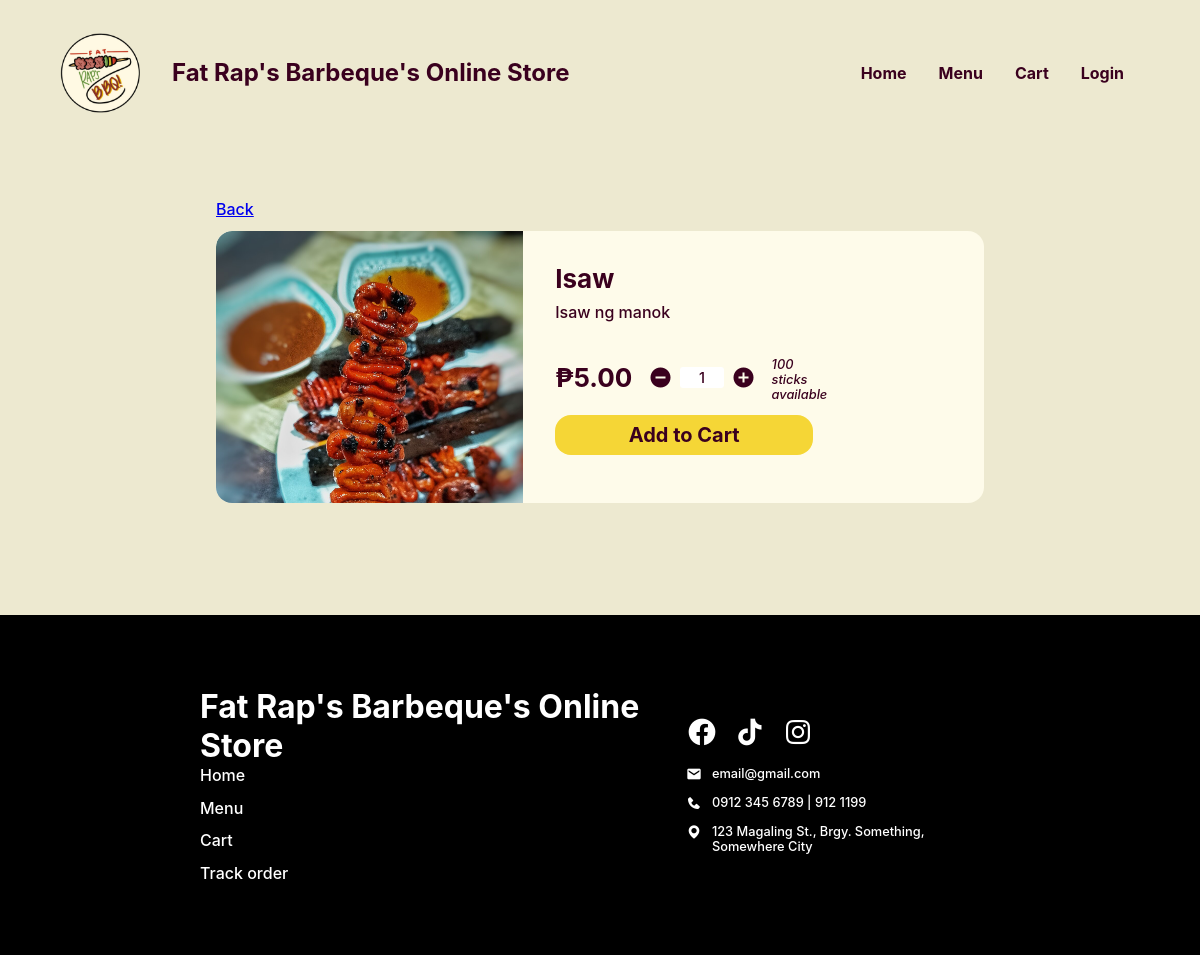
/Website/product-info.php?FOOD_ID=9, run on an earlier commit of the app's database.
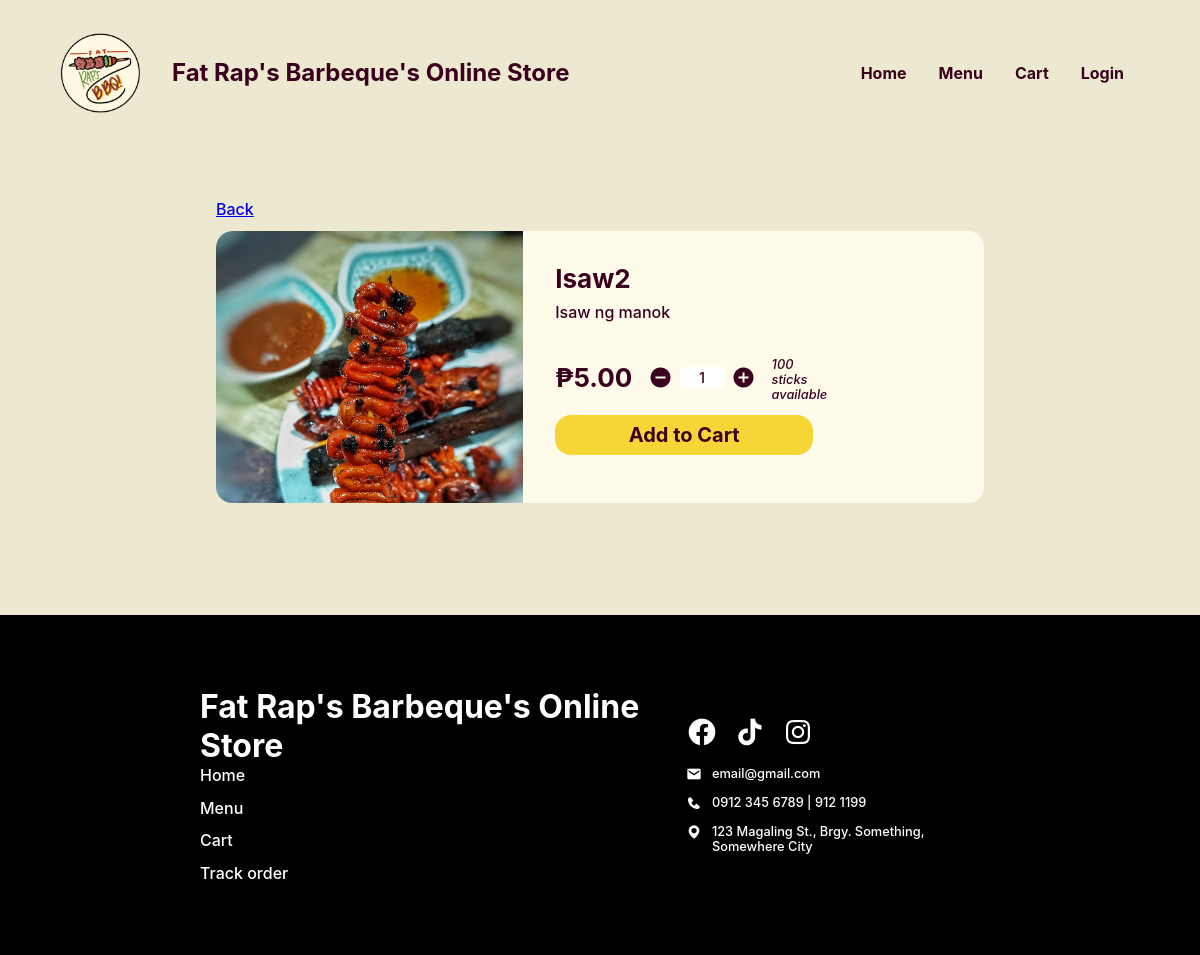
And on a later commit of the database.
### tables this page shows
CREATE TABLE `food` (
  `FOOD_ID` int(18) UNSIGNED NOT NULL,
  `CTGY_ID` int(18) NOT NULL,
  `FOOD_NAME` varchar(20) NOT NULL,
  `FOOD_PRICE` decimal(10,2) NOT NULL,
  `FOOD_DESC` varchar(50) NOT NULL,
  `FOOD_IMG` varchar(255) NOT NULL,
  `FOOD_STOCK` int(20) NOT NULL,
  `FOOD_ACTIVE` varchar(10) NOT NULL,
  `FOOD_TYPE` varchar(16) NOT NULL
);

### Website/product-info.php (the view, shortened to what the changed rows need)
<?php
@include 'constants.php';
$FOOD_ID = $_GET['FOOD_ID'];
?>
<!DOCTYPE html>
<html lang="en">
<head>
    <link rel="stylesheet" href="header-styles.css">
    <link rel="stylesheet" href="customer-styles.css">
    <link href='https://unpkg.com/boxicons@2.1.4/css/boxicons.min.css' rel='stylesheet'>
</head>
<body>
    <header>
        <div class="header-container">
            <div class="website-title">
                <div class="text">
                    <h1>Fat Rap's Barbeque's Online Store</h1>
                </div>
            </div>
        </div>
    </header>
    <main>
        <section class="section product-info-page">
            <?php
            $sql = "SELECT * FROM food WHERE FOOD_ID = '$FOOD_ID'";
            $res = mysqli_query($conn, $sql);
            $count = mysqli_num_rows($res);
            if ($count > 0) {
                while ($row = mysqli_fetch_assoc($res)) {
                    $FOOD_NAME = $row['FOOD_NAME'];
                    $FOOD_DESC = $row['FOOD_DESC'];
                    $FOOD_IMG = $row['FOOD_IMG'];
                    $FOOD_PRICE = $row['FOOD_PRICE'];
                    $FOOD_STOCK = $row['FOOD_STOCK'];
            ?>
                    <section class="block">
                        <img src="<?php echo SITEURL; ?>images/<?php echo $FOOD_IMG; ?>" alt="">
                        <div class="right-grp">
                            <div class="top">
                                <h1><?php echo $FOOD_NAME ?></h1>
                                <p><?php echo $FOOD_DESC ?></p>
                            </div>
                            <form class="bottom" method="POST">
                                <div class="inline">
                                    <h1>₱<?php echo $FOOD_PRICE ?></h1>
                                    <div class="quantity-grp">
                                        <i class='bx bxs-minus-circle js-minus' data-stock="<?php echo $FOOD_STOCK; ?>" data-price="<?php echo $FOOD_PRICE; ?>"></i>
                                        <p class="amount js-num">1</p>
                                        <i class='bx bxs-plus-circle js-plus' data-stock="<?php echo $FOOD_STOCK; ?>" data-price="<?php echo $FOOD_PRICE; ?>"></i>
                                    </div>
                                    <p class="remaining"><?php echo $FOOD_STOCK ?> sticks available</p>
                                </div>
                                <button name="order" type="submit">Add to Cart</button>
                            </form>
                        </div>
                    </section>
            <?php
                }
            }
            ?>
        </section>
    </main>
    <footer>
        <div class="footer-container">
            <div class="left-container">
                <h1>Fat Rap's Barbeque's Online Store</h1>
            </div>
        </div>
    </footer>
</body>
</html>

What changed in the data, as far as the page shows it:
changed food "Isaw ng manok": FOOD_NAME "Isaw" → "Isaw2"
